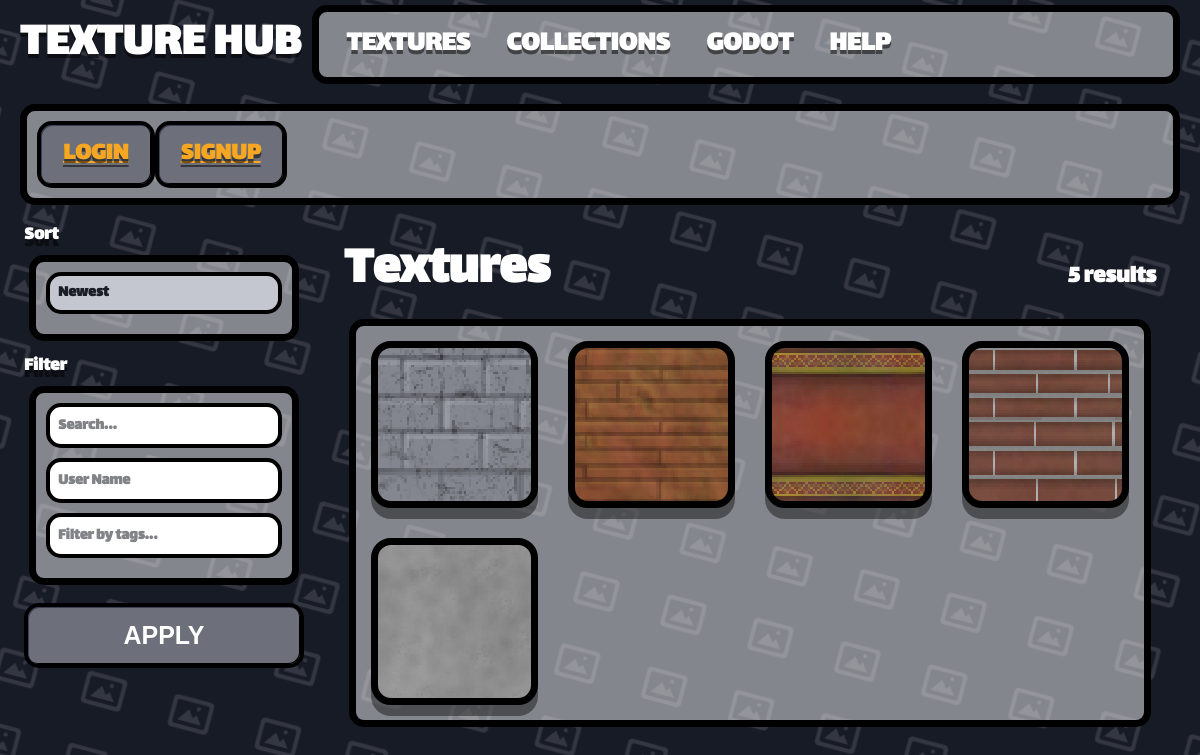
Page /0 on the earlier database version.
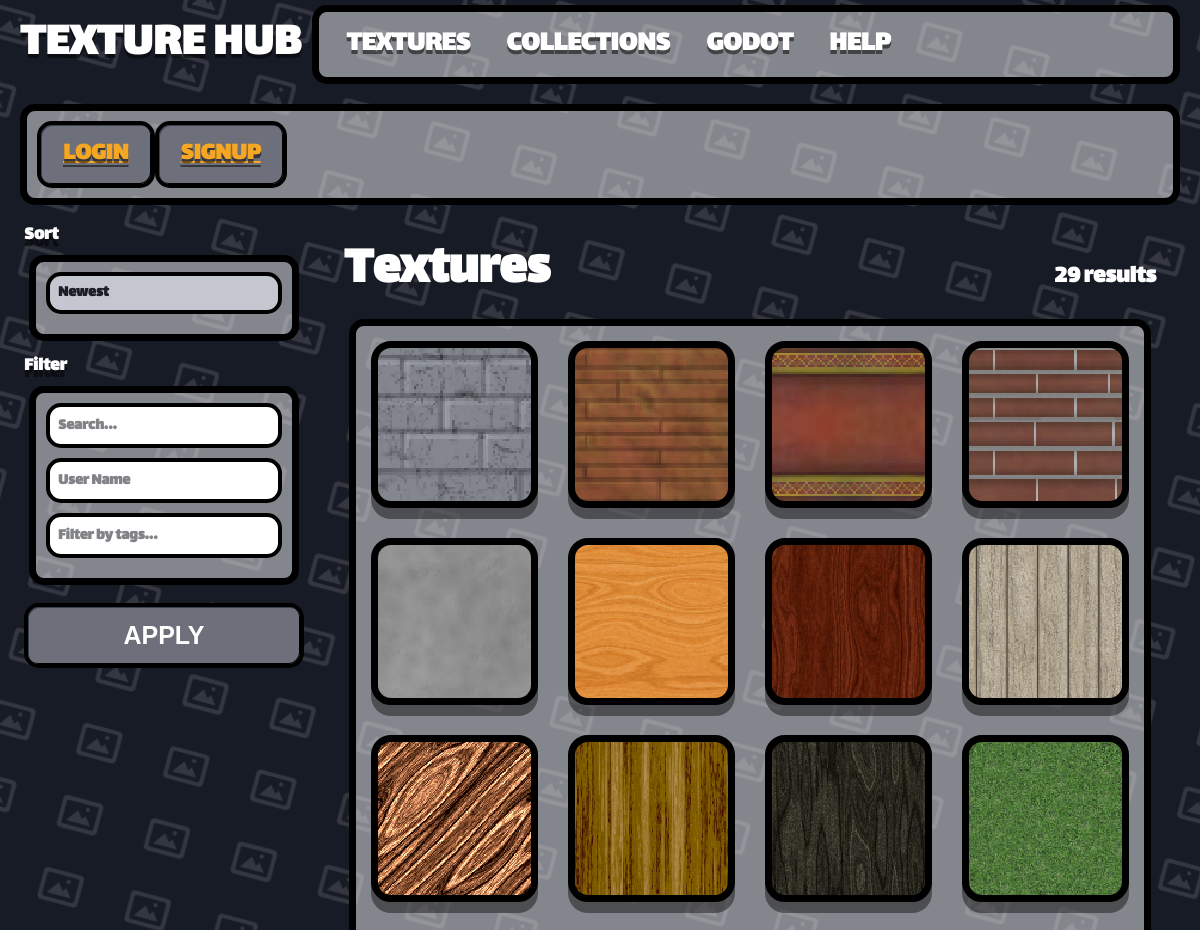
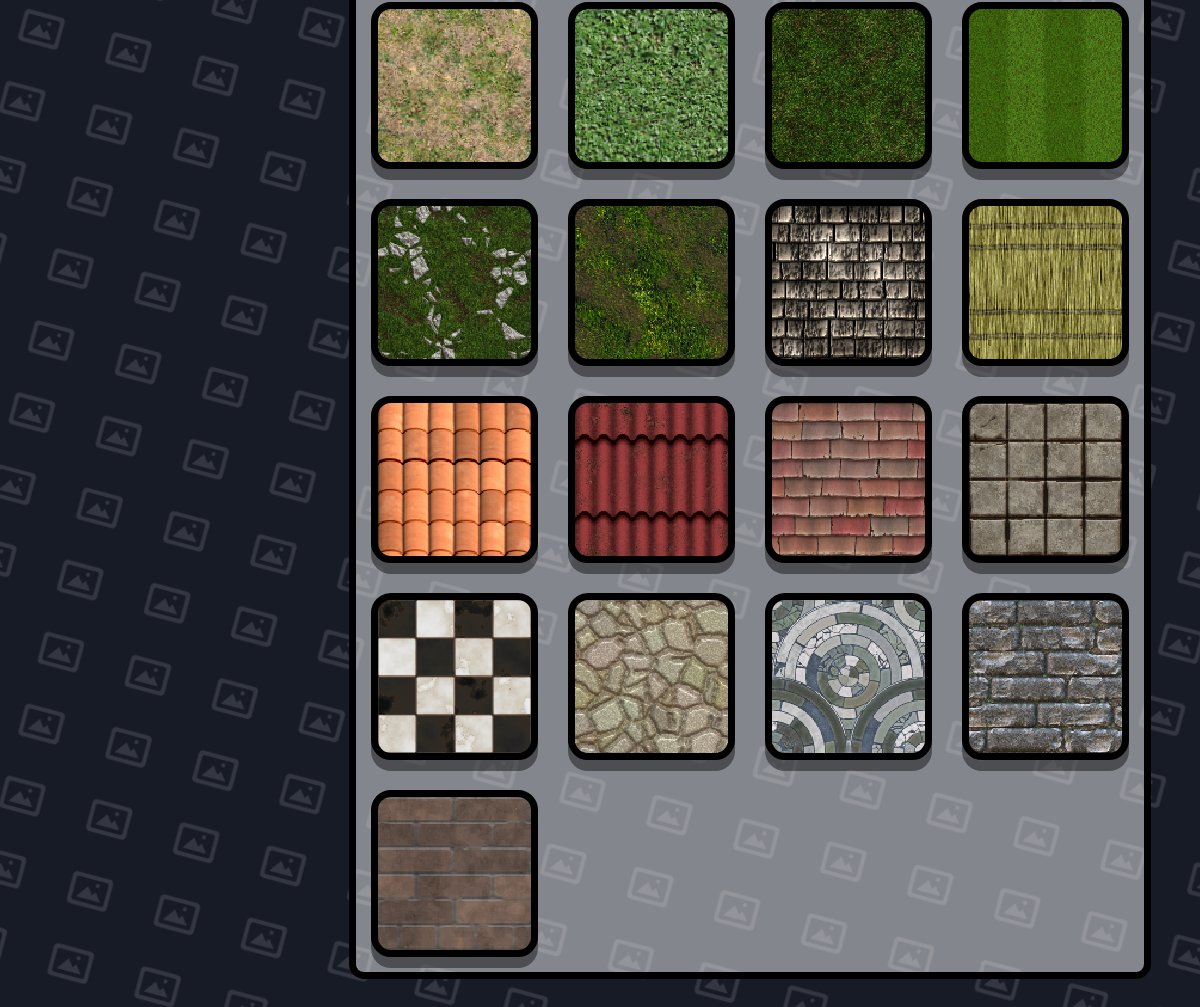
Same page on the later database version (2 pictures, top to bottom).
### app.py (models this page shows)
class Texture(db.Model):
    __tablename__ = 'Texture'
    texture_id = db.Column(db.Integer, primary_key=True)
    texture_name = db.Column(db.String(80), unique=True, nullable=False)
    texture_address = db.Column(db.String(120), nullable=False)
    texture_user_id = db.Column(db.Integer, default=0)
    texture_tags = db.Column(db.String(200), nullable=True)

### app.py (the view)
@app.route('/<int:page>', methods=["POST", "GET"])
def home(page=0):
    if page == 0:
        page_items = Texture.query.all()
        name_field = 'texture_name'
        tags_field = 'texture_tags'
        owner_field = 'texture_user_id'
    elif page == 1:
        page_items = Collection.query.all()
        name_field = 'collection_name'
        tags_field = None
        owner_field = 'collection_user_id'
    else:
        page_items = []
        name_field = None
        tags_field = None
        owner_field = None
    search_query = ''
    tag_query = ''
    user_query = ''
    filtered_items = page_items
    if request.method == 'POST':
        search_query = request.form.get('search', '').strip()
        tag_query = request.form.get('tags', '').strip()
        user_query = request.form.get('user', '').strip()
    else:
        search_query = request.args.get('search', '').strip()
        tag_query = request.args.get('tags', '').strip()
        user_query = request.args.get('user', '').strip()
    if search_query and len(search_query) < 20:
        lower_search = search_query.lower()
        matched_by_name = [
            item for item in page_items
            if lower_search in (getattr(item, name_field, '') or '').lower()
        ]
    else:
        matched_by_name = page_items
    if user_query and owner_field and len(user_query) < 20:
        owner = User.query.filter_by(user_name=user_query).first()
        if owner:
            matched_by_user = [
                item for item in page_items
                if getattr(item, owner_field, None) == owner.user_id
            ]
        else:
            matched_by_user = []
    else:
        matched_by_user = page_items
    if tags_field and tag_query and len(tag_query) < 20:
        selected_tags = [
            tag.strip().lower()
            for tag in tag_query.split(',')
            if tag.strip()
        ]
        matched_by_tags = []
        for item in page_items:
            raw_tags = getattr(item, tags_field, '') or ''
            item_tag_list = [
                tag.strip().lower()
                for tag in raw_tags.split(',')
                if tag.strip()
            ]
            if any(tag in item_tag_list for tag in selected_tags):
                matched_by_tags.append(item)
    else:
        matched_by_tags = page_items
    filtered_items = [
        item for item in page_items
        if item in matched_by_name and item in matched_by_tags and item in matched_by_user
    ]
    return render_template(
        'home.html',
        user=get_current_user(),
        items=filtered_items,
        page=page,
        search_query=search_query,
        tag_query=tag_query,
        user_query=user_query
    )

### app.py (called while the page is built)
def get_current_user():
    user_id = session.get('user_id')
    if user_id is None:
        return None
    return User.query.get(user_id)

@app.template_filter('texture_url')
def texture_image_url(address):
    if not address:
        return DEFAULT_TEXTURE_URL
    addr = str(address).strip().replace('\\', '/')
    if addr.startswith('/static/images/'):
        rel = addr[len('/static/images/') :]
    elif addr.startswith('static/images/'):
        rel = addr[len('static/images/') :]
    else:
        rel = os.path.basename(addr)
    rel = os.path.basename(rel)
    if not rel or rel.startswith('.'):
        return DEFAULT_TEXTURE_URL
    full = os.path.join(STATIC_IMAGES_DIR, rel)
    if os.path.isfile(full):
        return f'/static/images/{rel}'
    return DEFAULT_TEXTURE_URL

### templates/home.html (shortened to what this page needs)
{% extends "template.html" %}
{% block content %}
<div class="th-textures-layout">
    <aside class="th-sidebar">
        <form action="/{{ page }}" method="post">
            <label class="th-label" for="sort">Sort</label>
            <div class="container">
                <div class="th-filter-group">
                    <select class="th-input th-select" id="sort" name="sort">
                        <option value="newest">Newest</option>
                    </select>
                </div>
            </div>
            <label class="th-label" for="search">Filter</label>
            <div class="container">
                <div class="th-filter-group">
                    <input class="th-input" id="search" type="text" name="search" placeholder="Search..." value="{{ search_query }}">
                </div>
                <div class="th-filter-group">
                    <input class="th-input" id="user" type="text" name="user" placeholder="User Name" value="{{ user_query }}">
                </div>
                <div class="th-filter-group">
                    <input class="th-input" id="tags" type="text" name="tags" placeholder="Filter by tags..." value="{{ tag_query }}">
                </div>
            </div>
            <button class="th-btn th-btn-block" type="submit">Apply</button>
        </form>
    </aside>
    <section class="th-textures-main">
        <div class="th-textures-header">
            <h1>{% if page == 1 %}Collections{% else %}Textures{% endif %}</h1>
            <div class="th-results-count">{{ items|length }} results</div>
        </div>
        <div class="container">
            <div class="th-grid-scroll">
                <div class="th-texture-grid">
                    {% for item in items %}
                        {% if page == 0 %}
                            {% include "texture_template.html" %}
                        {% elif page == 1 %}
                            {% include "collection_template.html" %}
                        {% endif %}
                    {% endfor %}
                </div>
            </div>
        </div>
    </section>
</div>
{% endblock %}

### templates/template.html (shortened to what this page needs)
<!DOCTYPE html>
<html lang="en">
<head>
    <link rel="stylesheet" href="https://cdnjs.cloudflare.com/ajax/libs/font-awesome/6.5.2/css/all.min.css">
    <link rel="stylesheet" href="/static/style.css">
</head>
<body class="th-body">
    {% if request.endpoint not in ('login', 'signup') %}
    <header class="th-navbar">
        <a href="/" class="th-brand">TEXTURE HUB</a>
        <div class="container">
            <ul class="th-nav-links">
                <li><a href="/0" class="th-nav-link {% if request.path == '/' %}is-active{% endif %}">TEXTURES</a></li>
                <li><a href="/1" class="th-nav-link {% if request.path == '/collections' %}is-active{% endif %}">COLLECTIONS</a></li>
                <li><a href="/0" class="th-nav-link {% if request.path == '/' %}is-active{% endif %}">GODOT</a></li>
                <li><a href="/1" class="th-nav-link {% if request.path == '/collections' %}is-active{% endif %}">HELP</a></li>
            </ul>
        </div>
        <div class="container">
            <nav class="th-nav-links">
                {% if user %}
                    <a class="th-nav-link th-user-link" href="/user/{{ user.user_name }}">{{ user.user_name }}</a>
                {% else %}
                    <a href="/login" class="th-btn-login">LOGIN</a>
                    <a href="/signup" class="th-btn-login">SIGNUP</a>
                {% endif %}
            </nav>
        </div>
    </header>
    {% endif %}
    <main class="th-page">
        {% block content %}
        {% endblock %}
    </main>
</body>
</html>

### templates/texture_template.html (shortened to what this page needs)
<a href="/texture/{{ item.texture_id }}" class="item-container" style="background-image: url('{{ item.texture_address | texture_url }}'); background-size: cover; background-position: center; background-repeat: no-repeat;">
</a>

Differences in the rows shown:
added Texture: texture_address|texture_url (picture)
added Texture: texture_address|texture_url (picture)
added Texture: texture_address|texture_url (picture)
added Texture: texture_address|texture_url (picture)
added Texture: texture_address|texture_url (picture)
added Texture: texture_address|texture_url (picture)
added Texture: texture_address|texture_url (picture)
added Texture: texture_address|texture_url (picture)
added Texture: texture_address|texture_url (picture)
added Texture: texture_address|texture_url (picture)
added Texture: texture_address|texture_url (picture)
added Texture: texture_address|texture_url (picture)
added Texture: texture_address|texture_url (picture)
added Texture: texture_address|texture_url (picture)
added Texture: texture_address|texture_url (picture)
added Texture: texture_address|texture_url (picture)
added Texture: texture_address|texture_url (picture)
added Texture: texture_address|texture_url (picture)
added Texture: texture_address|texture_url (picture)
added Texture: texture_address|texture_url (picture)
added Texture: texture_address|texture_url (picture)
added Texture: texture_address|texture_url (picture)
added Texture: texture_address|texture_url (picture)
added Texture: texture_address|texture_url (picture)
Other differences:
{{ items|length }}: "5" → "29"
